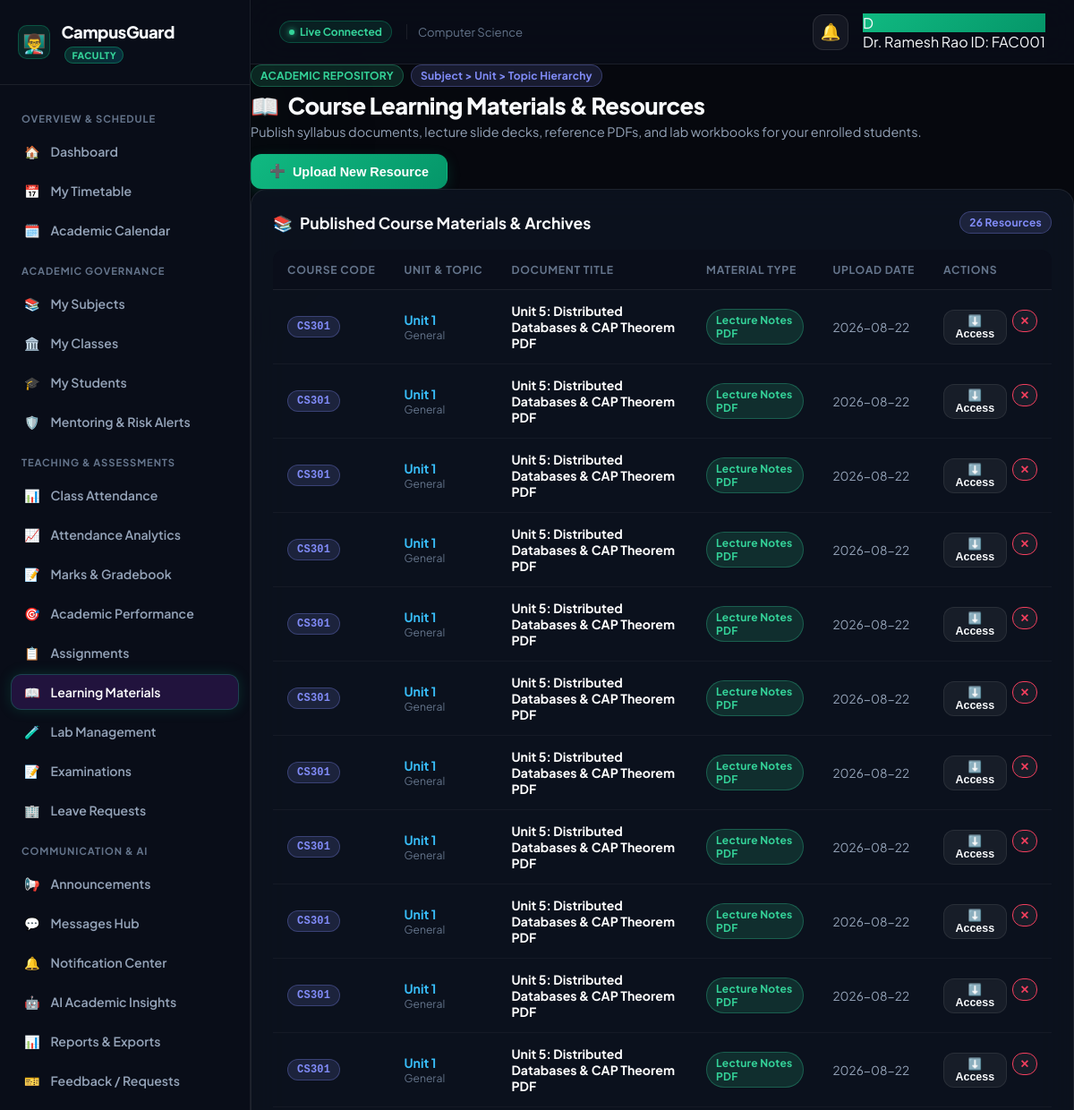
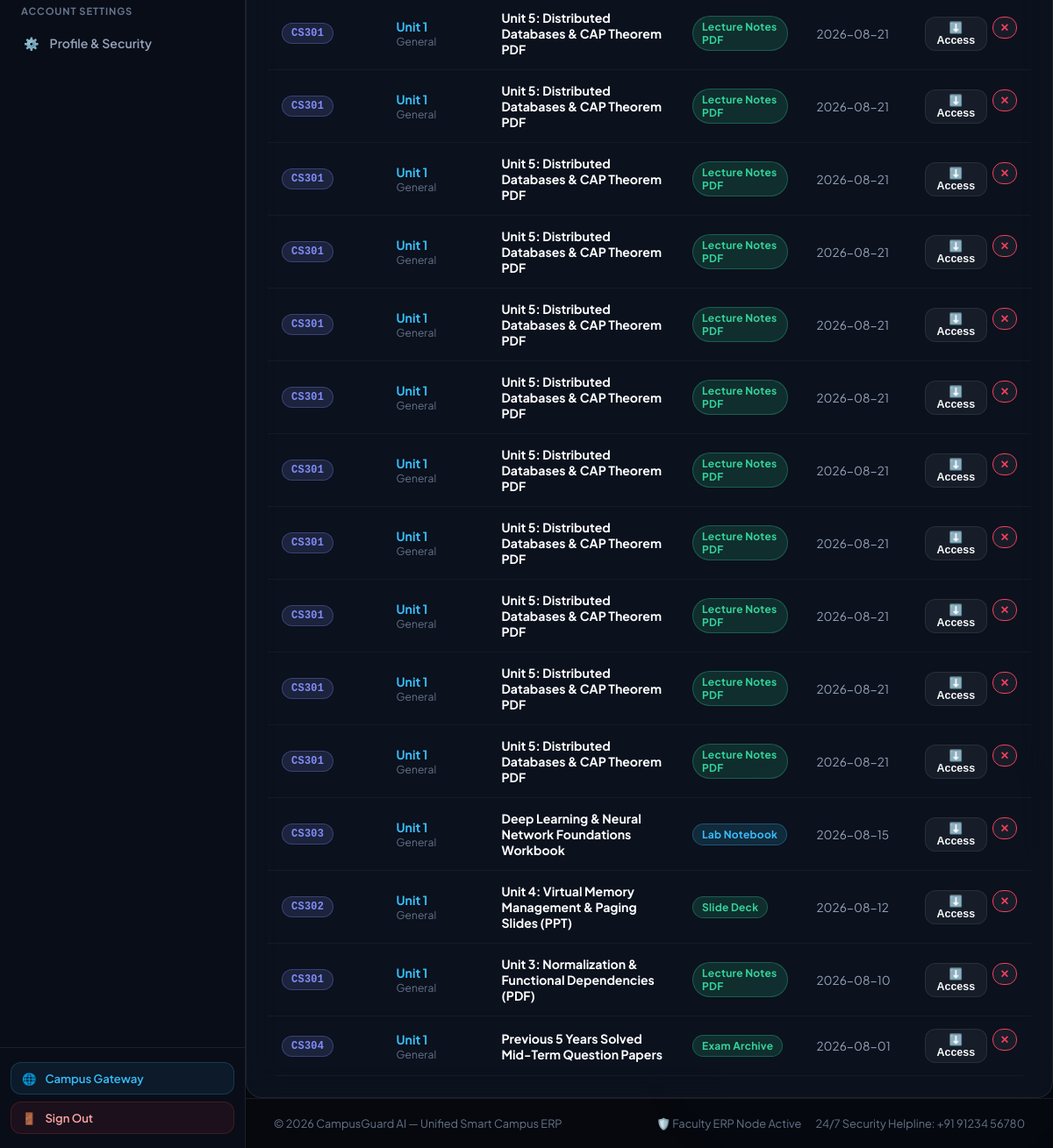
The page /faculty/materials (signed in) on the database its author committed (2 pictures, top to bottom).
### tables this page shows
CREATE TABLE faculties (
            id INTEGER PRIMARY KEY AUTOINCREMENT,
            faculty_id TEXT UNIQUE NOT NULL,
            name TEXT NOT NULL,
            email TEXT UNIQUE NOT NULL,
            phone TEXT NOT NULL,
            password_hash TEXT NOT NULL,
            department TEXT NOT NULL,
            designation TEXT DEFAULT 'Associate Professor & Faculty Advisor',
            cabin TEXT DEFAULT 'CS-201 (Cabin 4)',
            created_at TIMESTAMP DEFAULT CURRENT_TIMESTAMP
        );

CREATE TABLE study_materials (
            id INTEGER PRIMARY KEY AUTOINCREMENT,
            course_code TEXT NOT NULL,
            title TEXT NOT NULL,
            material_type TEXT NOT NULL,
            uploaded_date TEXT NOT NULL
        , unit TEXT DEFAULT 'Unit 1', topic TEXT DEFAULT 'General', file_path TEXT, link_url TEXT);

### routes/faculty.py (the view, shortened to what this page needs)
@faculty_bp.route('/faculty/materials', methods=['GET', 'POST'])
@faculty_required
def faculty_materials(faculty):
    conn = get_db_connection()
    try:
        my_courses = conn.execute("SELECT * FROM courses WHERE faculty_name LIKE ?", (f"%{faculty['name']}%",)).fetchall()
        materials = conn.execute("SELECT * FROM study_materials ORDER BY uploaded_date DESC").fetchall()
        return render_template(
            'faculty/materials.html',
            faculty=faculty,
            my_courses=my_courses,
            materials=materials,
            active_page='materials'
        )
    finally:
        conn.close()

### templates/faculty/materials.html (shortened to what this page needs)
{% extends "faculty/base_faculty.html" %}
{% block faculty_content %}
<div class="page-header-block">
    <div class="page-title-group">
        <div style="display: flex; align-items: center; gap: 8px; margin-bottom: 4px;">
            <span class="badge badge-green">ACADEMIC REPOSITORY</span>
            <span class="badge badge-indigo">Subject &gt; Unit &gt; Topic Hierarchy</span>
        </div>
        <h1><span>📖</span> Course Learning Materials &amp; Resources</h1>
        <p>Publish syllabus documents, lecture slide decks, reference PDFs, and lab workbooks for your enrolled students.</p>
    </div>
    <div>
        <button type="button" class="btn-primary" onclick="openModal('upload-material-modal')" style="background: linear-gradient(135deg, #10b981, #059669);">
            <span>➕</span> Upload New Resource
        </button>
    </div>
</div>
<section class="content-card">
    <div class="card-header-row">
        <h2 class="card-heading"><span>📚</span> Published Course Materials &amp; Archives</h2>
        <span class="badge badge-indigo">{{ materials|length }} Resources</span>
    </div>
    <div class="table-responsive">
        <table class="portal-table">
            <thead>
                <tr>
                    <th>Course Code</th>
                    <th>Unit &amp; Topic</th>
                    <th>Document Title</th>
                    <th>Material Type</th>
                    <th>Upload Date</th>
                    <th>Actions</th>
                </tr>
            </thead>
            <tbody>
                {% for m in materials %}
                <tr>
                    <td>
                        <span class="badge badge-indigo" style="font-family: monospace;">{{ m.course_code }}</span>
                    </td>
                    <td>
                        <div style="font-weight: 700; color: #38bdf8;">{{ m.unit|default('Unit 1') }}</div>
                        <div style="font-size: 0.76rem; color: var(--text-muted);">{{ m.topic|default('General Topic') }}</div>
                    </td>
                    <td>
                        <strong style="color: #fff;">{{ m.title }}</strong>
                    </td>
                    <td>
                        <span class="badge {% if 'Slides' in m.material_type or 'PPT' in m.material_type %}badge-amber{% elif 'Lab' in m.material_type %}badge-cyan{% else %}badge-green{% endif %}">
                            {{ m.material_type }}
                        </span>
                    </td>
                    <td style="color: var(--text-secondary); font-size: 0.85rem;">{{ m.uploaded_date }}</td>
                    <td>
                        <div style="display: flex; gap: 6px;">
                            <button type="button" class="btn-secondary" style="padding: 4px 10px; font-size: 0.78rem;" onclick="alert('Accessing document {{ m.title }}')">
                                ⬇️ Access
                            </button>
                            <form method="POST" action="{{ url_for('faculty_materials_delete', material_id=m.id) }}" style="display: inline;" onsubmit="return confirm('Are you sure you want to remove this learning material?');">
                                <button type="submit" class="btn-secondary" style="padding: 4px 8px; font-size: 0.78rem; border-color: #f43f5e; color: #f43f5e;" title="Delete Resource">
                                    ✕
                                </button>
                            </form>
                        </div>
                    </td>
                </tr>
                {% endfor %}
            </tbody>
        </table>
    </div>
</section>
{% endblock %}

### templates/faculty/base_faculty.html (shortened to what this page needs)
<!DOCTYPE html>
<html lang="en">
<head>
    <link rel="stylesheet" href="{{ url_for('static', filename='css/campusguard-toast.css') }}">
    <link rel="stylesheet" href="{{ url_for('static', filename='css/parent.css') }}">
</head>
<body>
    <div class="ambient-background" aria-hidden="true">
    </div>
    <div class="portal-layout">
        <aside class="sidebar" id="parent-sidebar" aria-label="Faculty Navigation">
            <a href="{{ url_for('faculty_dashboard') }}" class="sidebar-brand">
                <div class="brand-icon" style="background: rgba(16, 185, 129, 0.15); border: 1px solid rgba(16, 185, 129, 0.3);">
                    <span style="font-size: 1.3rem;">👨‍🏫</span>
                </div>
                <span class="brand-name">CampusGuard <span class="brand-badge faculty-badge">FACULTY</span></span>
            </a>
            <nav class="sidebar-nav">
                <span class="nav-category">Overview &amp; Schedule</span>
                <a href="{{ url_for('faculty_dashboard') }}" class="nav-link {% if active_page == 'dashboard' %}active{% endif %}" id="nav-dashboard">
                    <span>🏠</span> <span class="nav-text">Dashboard</span>
                </a>
                <a href="{{ url_for('faculty_timetable') }}" class="nav-link {% if active_page == 'timetable' %}active{% endif %}" id="nav-timetable">
                    <span>📅</span> <span class="nav-text">My Timetable</span>
                </a>
                <a href="{{ url_for('faculty_calendar') }}" class="nav-link {% if active_page == 'calendar' %}active{% endif %}" id="nav-calendar">
                    <span>🗓️</span> <span class="nav-text">Academic Calendar</span>
                </a>
                <span class="nav-category">Academic Governance</span>
                <a href="{{ url_for('faculty_subjects') }}" class="nav-link {% if active_page == 'subjects' %}active{% endif %}" id="nav-subjects">
                    <span>📚</span> <span class="nav-text">My Subjects</span>
                </a>
                <a href="{{ url_for('faculty_classes') }}" class="nav-link {% if active_page == 'classes' %}active{% endif %}" id="nav-classes">
                    <span>🏛️</span> <span class="nav-text">My Classes</span>
                </a>
                <a href="{{ url_for('faculty_students') }}" class="nav-link {% if active_page == 'students' %}active{% endif %}" id="nav-students">
                    <span>🎓</span> <span class="nav-text">My Students</span>
                </a>
                <a href="{{ url_for('faculty_mentoring') }}" class="nav-link {% if active_page == 'mentoring' %}active{% endif %}" id="nav-mentoring">
                    <span>🛡️</span> <span class="nav-text">Mentoring &amp; Risk Alerts</span>
                </a>
                <span class="nav-category">Teaching &amp; Assessments</span>
                <a href="{{ url_for('faculty_attendance') }}" class="nav-link {% if active_page == 'attendance' %}active{% endif %}" id="nav-attendance">
                    <span>📊</span> <span class="nav-text">Class Attendance</span>
                </a>
                <a href="{{ url_for('faculty_attendance_analytics') }}" class="nav-link {% if active_page == 'attendance_analytics' %}active{% endif %}" id="nav-attendance-analytics">
                    <span>📈</span> <span class="nav-text">Attendance Analytics</span>
                </a>
                <a href="{{ url_for('faculty_marks') }}" class="nav-link {% if active_page == 'marks' %}active{% endif %}" id="nav-marks">
                    <span>📝</span> <span class="nav-text">Marks &amp; Gradebook</span>
                </a>
                <a href="{{ url_for('faculty_marks_performance') }}" class="nav-link {% if active_page == 'marks_performance' %}active{% endif %}" id="nav-marks-performance">
                    <span>🎯</span> <span class="nav-text">Academic Performance</span>
                </a>
                <a href="{{ url_for('faculty_assignments') }}" class="nav-link {% if active_page == 'assignments' %}active{% endif %}" id="nav-assignments">
                    <span>📋</span> <span class="nav-text">Assignments</span>
                </a>
                <a href="{{ url_for('faculty_materials') }}" class="nav-link {% if active_page == 'materials' %}active{% endif %}" id="nav-materials">
                    <span>📖</span> <span class="nav-text">Learning Materials</span>
                </a>
                <a href="{{ url_for('faculty_lab') }}" class="nav-link {% if active_page == 'lab' %}active{% endif %}" id="nav-lab">
                    <span>🧪</span> <span class="nav-text">Lab Management</span>
                </a>
                <a href="{{ url_for('faculty_exams') }}" class="nav-link {% if active_page == 'exams' %}active{% endif %}" id="nav-exams">
                    <span>📝</span> <span class="nav-text">Examinations</span>
                </a>
                <a href="{{ url_for('faculty_leaves') }}" class="nav-link {% if active_page == 'leaves' %}active{% endif %}" id="nav-leaves">
                    <span>🏢</span> <span class="nav-text">Leave Requests</span>
                </a>
                <span class="nav-category">Communication &amp; AI</span>
                <a href="{{ url_for('faculty_announcements') }}" class="nav-link {% if active_page == 'announcements' %}active{% endif %}" id="nav-announcements">
                    <span>📢</span> <span class="nav-text">Announcements</span>
                </a>
                <a href="{{ url_for('faculty_messages') }}" class="nav-link {% if active_page == 'messages' %}active{% endif %}" id="nav-messages">
                    <span>💬</span> <span class="nav-text">Messages Hub</span>
                </a>
                <a href="{{ url_for('faculty_notifications') }}" class="nav-link {% if active_page == 'notifications' %}active{% endif %}" id="nav-notifications">
                    <span>🔔</span> <span class="nav-text">Notification Center</span>
                </a>
                <a href="{{ url_for('faculty_insights') }}" class="nav-link {% if active_page == 'insights' %}active{% endif %}" id="nav-insights">
                    <span>🤖</span> <span class="nav-text">AI Academic Insights</span>
                </a>
                <a href="{{ url_for('faculty_reports') }}" class="nav-link {% if active_page == 'reports' %}active{% endif %}" id="nav-reports">
                    <span>📊</span> <span class="nav-text">Reports &amp; Exports</span>
                </a>
                <a href="{{ url_for('faculty_feedback') }}" class="nav-link {% if active_page == 'feedback' %}active{% endif %}" id="nav-feedback">
                    <span>🎫</span> <span class="nav-text">Feedback / Requests</span>
                </a>
                <span class="nav-category">Account Settings</span>
                <a href="{{ url_for('faculty_profile') }}" class="nav-link {% if active_page == 'profile' %}active{% endif %}" id="nav-profile">
                    <span>⚙️</span> <span class="nav-text">Profile &amp; Security</span>
                </a>
            </nav>
            <div class="sidebar-footer">
                <a href="/" class="portal-switch-link" title="Open Main Landing Gateway">
                    <span>🌐</span> <span>Campus Gateway</span>
                </a>
                <a href="{{ url_for('faculty_logout') }}" class="logout-link" id="btn-logout" aria-label="Sign out">
                    <span>🚪</span> <span>Sign Out</span>
                </a>
            </div>
        </aside>
        <div class="main-wrapper">
            <header class="topbar">
                <div class="topbar-left">
                    <div class="conn-status-pill">
                        <span class="conn-dot"></span>
                        <span>Live Connected</span>
                    </div>
                    <div class="hide-mobile" style="font-size: 0.82rem; color: var(--text-muted); padding-left: 12px; border-left: 1px solid var(--glass-border);">
                        <span>{{ faculty.department if faculty else 'Dept of Computer Science & Engineering' }}</span>
                    </div>
                </div>
                <div class="topbar-right">
                    <div class="notif-bell-wrapper">
                        <button type="button" class="notif-bell-btn" id="notif-bell-btn" aria-label="View notifications">
                            <span>🔔</span>
                        </button>
                    </div>
                    <div class="topbar-user-pill">
                        <div class="user-avatar" style="background: linear-gradient(135deg, #10b981, #059669);">
                            {{ faculty.name[:1] if faculty else 'F' }}
                        </div>
                        <div class="user-info hide-mobile">
                            <span class="user-name">{{ faculty.name if faculty else 'Faculty Advisor' }}</span>
                            <span class="user-role">ID: {{ faculty.faculty_id if faculty else 'FAC001' }}</span>
                        </div>
                    </div>
                </div>
            </header>
            <main class="page-content" id="main-content">
                {% block content %}
                {% block faculty_content %}{% endblock %}
                {% endblock %}
            </main>
            <footer style="padding: 20px 32px; border-top: 1px solid var(--glass-border); color: var(--text-muted); font-size: 0.8rem; display: flex; justify-content: space-between; align-items: center; flex-wrap: wrap; gap: 12px;">
                <div>© 2026 CampusGuard AI — Unified Smart Campus ERP</div>
                <div style="display: flex; gap: 16px;">
                    <span>🛡️ Faculty ERP Node Active</span>
                    <span>24/7 Security Helpline: +91 91234 56780</span>
                </div>
            </footer>
        </div>
    </div>
</body>
</html>

### rows shown on the page
faculties: department "Computer Science", name "D", name "Dr. Ramesh Rao", faculty "FAC001"
study_materials: course_code "CS301", unit "Unit 1", topic "General", title "Unit 5: Distributed Databases & CAP Theorem PDF", material_type "Lecture Notes PDF", uploaded_date "2026-08-22"
study_materials: course_code "CS301", unit "Unit 1", topic "General", title "Unit 5: Distributed Databases & CAP Theorem PDF", material_type "Lecture Notes PDF", uploaded_date "2026-08-22"
study_materials: course_code "CS301", unit "Unit 1", topic "General", title "Unit 5: Distributed Databases & CAP Theorem PDF", material_type "Lecture Notes PDF", uploaded_date "2026-08-22"
study_materials: course_code "CS301", unit "Unit 1", topic "General", title "Unit 5: Distributed Databases & CAP Theorem PDF", material_type "Lecture Notes PDF", uploaded_date "2026-08-22"
study_materials: course_code "CS301", unit "Unit 1", topic "General", title "Unit 5: Distributed Databases & CAP Theorem PDF", material_type "Lecture Notes PDF", uploaded_date "2026-08-22"
study_materials: course_code "CS301", unit "Unit 1", topic "General", title "Unit 5: Distributed Databases & CAP Theorem PDF", material_type "Lecture Notes PDF", uploaded_date "2026-08-22"
study_materials: course_code "CS301", unit "Unit 1", topic "General", title "Unit 5: Distributed Databases & CAP Theorem PDF", material_type "Lecture Notes PDF", uploaded_date "2026-08-22"
study_materials: course_code "CS301", unit "Unit 1", topic "General", title "Unit 5: Distributed Databases & CAP Theorem PDF", material_type "Lecture Notes PDF", uploaded_date "2026-08-22"
study_materials: course_code "CS301", unit "Unit 1", topic "General", title "Unit 5: Distributed Databases & CAP Theorem PDF", material_type "Lecture Notes PDF", uploaded_date "2026-08-22"
study_materials: course_code "CS301", unit "Unit 1", topic "General", title "Unit 5: Distributed Databases & CAP Theorem PDF", material_type "Lecture Notes PDF", uploaded_date "2026-08-22"
study_materials: course_code "CS301", unit "Unit 1", topic "General", title "Unit 5: Distributed Databases & CAP Theorem PDF", material_type "Lecture Notes PDF", uploaded_date "2026-08-22"
study_materials: course_code "CS301", unit "Unit 1", topic "General", title "Unit 5: Distributed Databases & CAP Theorem PDF", material_type "Lecture Notes PDF", uploaded_date "2026-08-21"
study_materials: course_code "CS301", unit "Unit 1", topic "General", title "Unit 5: Distributed Databases & CAP Theorem PDF", material_type "Lecture Notes PDF", uploaded_date "2026-08-21"
study_materials: course_code "CS301", unit "Unit 1", topic "General", title "Unit 5: Distributed Databases & CAP Theorem PDF", material_type "Lecture Notes PDF", uploaded_date "2026-08-21"
study_materials: course_code "CS301", unit "Unit 1", topic "General", title "Unit 5: Distributed Databases & CAP Theorem PDF", material_type "Lecture Notes PDF", uploaded_date "2026-08-21"
study_materials: course_code "CS301", unit "Unit 1", topic "General", title "Unit 5: Distributed Databases & CAP Theorem PDF", material_type "Lecture Notes PDF", uploaded_date "2026-08-21"
study_materials: course_code "CS301", unit "Unit 1", topic "General", title "Unit 5: Distributed Databases & CAP Theorem PDF", material_type "Lecture Notes PDF", uploaded_date "2026-08-21"
study_materials: course_code "CS301", unit "Unit 1", topic "General", title "Unit 5: Distributed Databases & CAP Theorem PDF", material_type "Lecture Notes PDF", uploaded_date "2026-08-21"
study_materials: course_code "CS301", unit "Unit 1", topic "General", title "Unit 5: Distributed Databases & CAP Theorem PDF", material_type "Lecture Notes PDF", uploaded_date "2026-08-21"
study_materials: course_code "CS301", unit "Unit 1", topic "General", title "Unit 5: Distributed Databases & CAP Theorem PDF", material_type "Lecture Notes PDF", uploaded_date "2026-08-21"
study_materials: course_code "CS301", unit "Unit 1", topic "General", title "Unit 5: Distributed Databases & CAP Theorem PDF", material_type "Lecture Notes PDF", uploaded_date "2026-08-21"
study_materials: course_code "CS301", unit "Unit 1", topic "General", title "Unit 5: Distributed Databases & CAP Theorem PDF", material_type "Lecture Notes PDF", uploaded_date "2026-08-21"
study_materials: course_code "CS303", unit "Unit 1", topic "General", title "Deep Learning & Neural Network Foundations Workbook", material_type "Lab Notebook", uploaded_date "2026-08-15"
study_materials: course_code "CS302", unit "Unit 1", topic "General", title "Unit 4: Virtual Memory Management & Paging Slides (PPT)", material_type "Slide Deck", uploaded_date "2026-08-12"
study_materials: course_code "CS301", unit "Unit 1", topic "General", title "Unit 3: Normalization & Functional Dependencies (PDF)", material_type "Lecture Notes PDF", uploaded_date "2026-08-10"
study_materials: course_code "CS304", unit "Unit 1", topic "General", title "Previous 5 Years Solved Mid-Term Question Papers", material_type "Exam Archive", uploaded_date "2026-08-01"

### other values the page prints
{{ materials|length }} "26"
